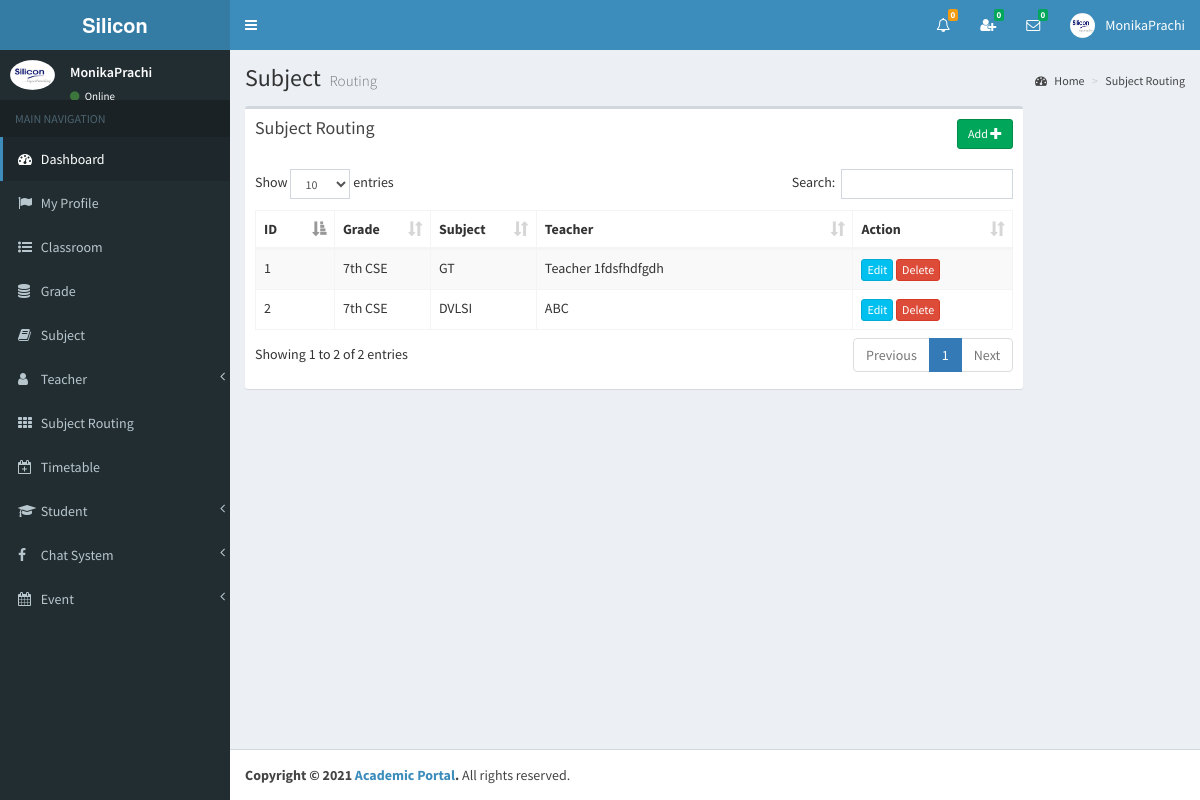
/std1/std1/view/subject_routing.php (signed in), run on the app's committed database.
### tables this page shows
CREATE TABLE `subject_routing` (
  `id` int(11) NOT NULL,
  `grade_id` int(11) NOT NULL,
  `subject_id` int(11) NOT NULL,
  `teacher_id` int(11) NOT NULL,
  `fee` double(11,2) NOT NULL
);

CREATE TABLE `grade` (
  `id` int(11) NOT NULL,
  `name` varchar(255) NOT NULL,
  `admission_fee` double(11,2) NOT NULL,
  `hall_charge` int(11) NOT NULL
);

CREATE TABLE `subject` (
  `id` int(11) NOT NULL,
  `name` varchar(255) NOT NULL,
  `syllabus` varchar(255) NOT NULL
);

CREATE TABLE `teacher` (
  `id` int(11) NOT NULL,
  `full_name` varchar(255) NOT NULL,
  `i_name` varchar(255) NOT NULL,
  `gender` varchar(255) NOT NULL,
  `address` varchar(255) NOT NULL,
  `phone` varchar(255) NOT NULL,
  `email` varchar(255) NOT NULL,
  `image_name` varchar(255) NOT NULL,
  `index_number` bigint(11) NOT NULL,
  `reg_date` date NOT NULL
);

### std1/std1/view/subject_routing.php (the view, shortened to what this page needs)
<?php include_once('head.php'); ?>
<?php include_once('header_admin.php'); ?>
<?php include_once('sidebar.php'); ?>
<div class="content-wrapper">
    <section class="content-header">
    	<h1>
        	Subject
            <small>Routing</small>
        </h1>
        <ol class="breadcrumb">
        	<li><a href="#"><i class="fa fa-dashboard"></i> Home</a></li>
            <li><a href="#">Subject Routing</a></li>
        </ol>
	</section>
	<section class="content" >
    	<div class="row" id="table1">
        	<div class="col-md-10">
            	<div class="box">
                	<div class="box-header">
                 		<a href="#modalInsertform" onClick="" class="btn btn-success btn-sm pull-right" data-id="<?php echo $row["id"]; ?>" data-toggle="modal">Add <span class="glyphicon glyphicon-plus"></span></a>
                  		<h3 class="box-title">Subject Routing</h3>
                	</div>
                	<div class="box-body table-responsive">
                		<table id="example1" class="table table-bordered table-striped">
                            <thead>
                                <th class="col-md-1">ID</th>
                                <th class="col-md-1">Grade</th>
                                <th class="col-md-1">Subject</th>
                                <th class="col-md-4">Teacher</th>
                                <th class="col-md-2">Action</th>
                            </thead>
                        	<tbody>
<?php
include_once('../controller/config.php');
$sql="select subject_routing.id as sr_id,subject_routing.fee as s_fee,grade.name as g_name,subject.name as s_name,teacher.i_name as t_name
	  from subject_routing
      inner join grade
      on subject_routing.grade_id=grade.id
      inner join subject
      on subject_routing.subject_id=subject.id
      inner join teacher
      on subject_routing.teacher_id=teacher.id";
$result=mysqli_query($conn,$sql);
$count = 0;
if(mysqli_num_rows($result) > 0) {
	while($row=mysqli_fetch_assoc($result)){
		$count++;
		$sr_id=$row['sr_id'];
?>
                                <tr>
                                    <td><?php echo $count; ?></td>
               <td id="td1_<?php echo $row['sr_id']; ?>"><?php echo $row['g_name']; ?></td>
               <td id="td2_<?php echo $row['sr_id']; ?>"><?php echo $row['s_name']; ?></td>
               <td id="td3_<?php echo $row['sr_id']; ?>"><?php echo $row['t_name']; ?></td>
                                    <td id="action_<?php echo $count; ?>">
<?php
$sql1="SELECT * FROM student_subject WHERE sr_id='$sr_id'";
$result1=mysqli_query($conn,$sql1);
if(mysqli_num_rows($result1) > 0) {
	echo '<a href="#modalUpdateform" id="edit_sfee_'.$count.'" onClick="showModal(this)" class="btn btn-info btn-xs" data-id="'.$sr_id.','.$count.'" data-toggle="modal">Edit</a>';
	echo ' <a href="#" class="confirm-delete btn btn-danger btn-xs" id="delete_sfee_'.$count.'" data-id="'.$sr_id.'">Delete</a>';
}else{
	echo '<a href="#modalUpdateform" id="edit_sfee_'.$count.'" onClick="showModal(this)" class="btn btn-info btn-xs" data-id="'.$sr_id.','.$count.'" data-toggle="modal">Edit</a>';
	echo ' <a href="#" class="confirm-delete btn btn-danger btn-xs" id="delete_sfee_'.$count.'" data-id="'.$sr_id.'">Delete</a>';
}
?>
                               		</td>
                            	</tr>
<?php } } ?>
                        	</tbody>
                    	</table>
                	</div>
            	</div>
        	</div>
    	</div>
	</section>
</div>
<?php include_once('footer.php');?>

### std1/std1/view/header_admin.php (shortened to what this page needs)
<body class="hold-transition skin-blue sidebar-mini" >
<div class="wrapper">
  <header class="main-header" >
    <a href="" class="logo">
      <span class="logo-lg"><strong>Silicon</strong></span>
    </a>
    <nav class="navbar navbar-static-top">
		<a href="#" class="sidebar-toggle" data-toggle="offcanvas" role="button">
       	</a>
		<div class="navbar-custom-menu">
			<ul class="nav navbar-nav">
              <li class="dropdown notifications-menu">
                <a href="#" class="dropdown-toggle" data-toggle="dropdown">
                  <i class="fa fa-bell-o"></i>
<?php
include_once('../controller/config.php');
$my_type=$_SESSION["type"];
if($my_type == 'Admin'){
	$sql1="SELECT COUNT(id) FROM main_notifications WHERE _isread='0'";
	$result1=mysqli_query($conn,$sql1);
	$row1=mysqli_fetch_assoc($result1);
	$notfi_count=$row1['COUNT(id)'];
?>
                  <span class="label label-warning"><?php echo $notfi_count; ?></span>
                </a>
              </li>
<?php }  ?>
<?php
include_once('../controller/config.php');
$my_index=$_SESSION["index_number"];
$my_type=$_SESSION["type"];
$sql="SELECT count(id)
      FROM my_friends
      WHERE my_index='$my_index' AND _status='Pending' AND _isread='0'";
$result=mysqli_query($conn,$sql);
$row=mysqli_fetch_assoc($result);
$unread_count=$row['count(id)'];
?>
              <li class="dropdown messages-menu"  id="friend_request">
              	<a href="#" class="dropdown-toggle" data-toggle="dropdown" onClick="showFriendRequest('<?php echo $my_index; ?>','<?php echo $my_type; ?>')">
                  <i class="fa fa-user-plus"></i>
                  <span class="label label-success"><?php echo $unread_count; ?></span>
                </a>
              </li>
<?php
include_once('../controller/config.php');
$my_index=$_SESSION["index_number"];
$unread_msg_count=0;
$sql="SELECT * FROM my_friends WHERE my_index='$my_index'";
$result=mysqli_query($conn,$sql);
while($row=mysqli_fetch_assoc($result)){
	$friend_index=$row['friend_index'];
	$sql1="SELECT count(id)
		  FROM online_chat
		  WHERE user_index='$friend_index' AND _isread='0'";
	$result1=mysqli_query($conn,$sql1);
	$row1=mysqli_fetch_assoc($result1);
	$unread_msg_count+=$row1['count(id)'];
}
?>
              <li class="dropdown messages-menu" id="unread_msg">
                <a href="#" class="dropdown-toggle" data-toggle="dropdown" >
                  <i class="fa fa-envelope-o"></i>
                  <span class="label label-success"><?php echo $unread_msg_count; ?></span>
                </a>
<?php
include_once('../controller/config.php');
$index=$_SESSION["index_number"];
$type=$_SESSION["type"];
$time='';
$file_path='';
	$sql="SELECT
           DISTINCT conversation_id,friend_index
           FROM
              my_friends
           WHERE
              	my_index='$index'
           ORDER BY
              conversation_id";
	$result=mysqli_query($conn,$sql);
	while($row=mysqli_fetch_assoc($result)){
		$conversation_id=$row['conversation_id'];
		$friend_index=$row['friend_index'];
		$sql3="SELECT * FROM my_friends WHERE conversation_id='$conversation_id' and friend_index='$friend_index'";
		$result3=mysqli_query($conn,$sql3);
		$row3=mysqli_fetch_assoc($result3);
		$friend_type=$row3['friend_type'];
		if($friend_type == "Admin"){
			$sql1="SELECT * FROM admin WHERE index_number='$friend_index'";
			$result1=mysqli_query($conn,$sql1);
			$row1=mysqli_fetch_assoc($result1);
			$friend_name=$row1['i_name'];
			$friend_image=$row1['image_name'];
		}
		if($friend_type == "Teacher"){
			$sql1="SELECT * FROM teacher WHERE index_number='$friend_index'";
			$result1=mysqli_query($conn,$sql1);
			$row1=mysqli_fetch_assoc($result1);
			$friend_name=$row1['i_name'];
			$friend_image=$row1['image_name'];
		}
		if($friend_type == "Student"){
			$sql1="SELECT * FROM student WHERE index_number='$friend_index'";
			$result1=mysqli_query($conn,$sql1);
			$row1=mysqli_fetch_assoc($result1);
			$friend_name=$row1['i_name'];
			$friend_image=$row1['image_name'];
		}
		$sql2="SELECT * FROM online_chat WHERE conversation_id='$conversation_id' ORDER BY id DESC LIMIT 1";
		$result2=mysqli_query($conn,$sql2);
		while($row2=mysqli_fetch_assoc($result2)){
			$last_msg=$row2['msg'];
			$msg_time=$row2['time'];
			$datetime1 = new DateTime($msg_time);
			$datetime2 = new DateTime();
			$interval = $datetime1->diff($datetime2);
			$year = $interval->format('%y y ');
			$month = $interval->format('%m m ');
			$days = $interval->format('%a d');
			$hours = $interval->format('%h h');
			$minutes = $interval->format('%i mins');
			$seconds = $interval->format('%s sec');
			if($year>0){
				$time=$year;
			}else if($month>0){
				$time=$month;
			}else if($days>0){
				$time=$days;
			}else if($hours>0){
				$time=$hours;
			}else if($minutes>0){
				$time=$minutes;
			}else{
				$time=$seconds;
			}
			if($type=="Admin"){
				$file_path="my_friends.php?do=showChatBox&my_index=$index&conversation_id=$conversation_id&friend_index=$friend_index&my_type=$type";
			}
			if($type=="Teacher"){
				$file_path="my_friends2.php?do=showChatBox&my_index=$index&conversation_id=$conversation_id&friend_index=$friend_index&my_type=$type";
			}
			if($type=="Student"){
				$file_path="my_friends1.php?do=showChatBox&my_index=$index&conversation_id=$conversation_id&friend_index=$friend_index&my_type=$type";
			}
?>
                      <li>
                        <a href="<?php echo $file_path; ?>" onClick="msgRead('<?php echo $index; ?>','<?php echo $conversation_id; ?>','<?php echo $friend_index; ?>','<?php echo $type; ?>')">
                          <div class="pull-left">
                            <img src="../<?php echo $friend_image; ?>" class="img-circle" alt="User Image">
                          </div>
                          <h4>
                            <?php echo $friend_name; ?>
                            <small><i class="fa fa-clock-o"></i> <?php echo $time; ?></small>
                          </h4>
                          <p><?php echo $last_msg; ?></p>
                        </a>
                      </li>
 <?php } } ?>
              </li>
<?php
include_once('../controller/config.php');
if($type=="Admin"){
	$sql="SELECT * FROM admin where index_number='$index'";
	$result=mysqli_query($conn,$sql);
	$row=mysqli_fetch_assoc($result);
}
?>
            	<li class="dropdown user user-menu">
                    <a href="#" class="dropdown-toggle" data-toggle="dropdown">
                      <img src="../<?php echo $row['image_name']; ?>" class="user-image" alt="User Image">
                      <span class="hidden-xs"><?php echo $row['i_name']; ?></span>
                    </a>
              </li>
            </ul>
        </div>
	</nav>
  </header>

### std1/std1/view/sidebar.php (shortened to what this page needs)
  <aside class="main-sidebar">
    <section class="sidebar">
<?php
include_once('../controller/config.php');
$index=$_SESSION["index_number"];
$sql="SELECT * FROM admin WHERE index_number='$index'";
$result=mysqli_query($conn,$sql);
$row=mysqli_fetch_assoc($result);
$name=$row['i_name'];
$image=$row['image_name'];
?>
      <div class="user-panel">
      	<div class="pull-left image">
        	<img src="../<?php echo $image; ?>" class="img-circle" alt="User Image">
        </div>
        <div class="pull-left info">
        	<p><?php echo $name; ?></p>
            <a href="#"><i class="fa fa-circle text-success"></i> Online</a>
        </div>
      </div>
      <ul class="sidebar-menu">
        <li class="header">MAIN NAVIGATION</li>
        <li class="active treeview">
          <a href="dashboard.php">
            <i class="fa fa-dashboard"></i> <span>Dashboard</span>
          </a>
        </li>
         <li>
          <a href="admin_profile.php">
            <i class="fa fa-flag"></i> <span>My Profile</span>
          </a>
        </li>
        <li>
          <a href="class_room.php">
            <i class="fa fa-list-ul"></i> <span>Classroom</span>
          </a>
        </li>
        <li>
          <a href="grade.php">
            <i class="fa fa-database"></i> <span>Grade</span>
          </a>
        </li>
        <li>
          <a href="subject.php">
            <i class="fa fa-book"></i> <span>Subject</span>
          </a>
        </li>
        <li class="treeview">
          <a href="#">
            <i class="fa fa-user" aria-hidden="true"></i>
            <span>Teacher</span>
            <span class="pull-right-container">
              <i class="fa fa-angle-left pull-right"></i>
            </span>
          </a>
        </li>
        <li>
          <a href="subject_routing.php">
            <i class="fa fa-th"></i> <span>Subject Routing</span>
          </a>
        </li>
        <li>
          <a href="timetable.php">
            <i class="fa fa-calendar-plus-o"></i> <span>Timetable</span>
          </a>
        </li>
        <li class="treeview">
          <a href="#">
            <i class="fa fa-graduation-cap"></i>
            <span>Student</span>
            <span class="pull-right-container">
              <i class="fa fa-angle-left pull-right"></i>
            </span>
          </a>
        </li>
        <li class="treeview">
          <a href="#">
            <i class="fa fa-facebook"></i>
            <span>Chat System</span>
            <span class="pull-right-container">
              <i class="fa fa-angle-left pull-right"></i>
            </span>
          </a>
        </li>
        <li class="treeview">
          <a href="#">
            <i class="fa fa-calendar"></i>
            <span>Event</span>
            <span class="pull-right-container">
              <i class="fa fa-angle-left pull-right"></i>
            </span>
          </a>
        </li>
      </ul>
    </section>
  </aside>

### data on the page
subject_routing: grade.name "7th CSE", subject.name "GT", teacher.i_name "Teacher 1fdsfhdfgdh"
subject_routing: grade.name "7th CSE", subject.name "DVLSI", teacher.i_name "ABC"

### other printed values
$notfi_count "0"
$unread_count "0"
$unread_msg_count "0"
$row['i_name'] "MonikaPrachi"
$name "MonikaPrachi"
